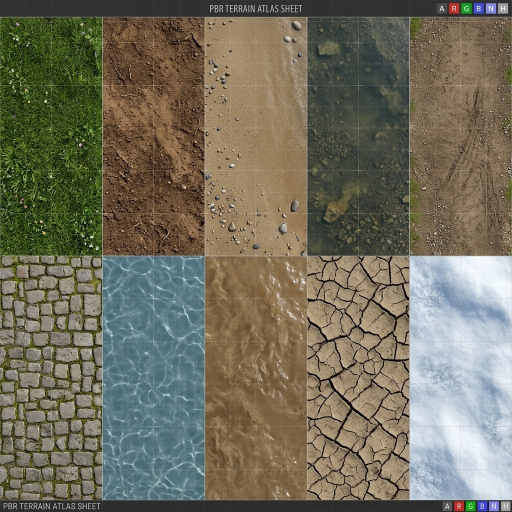
#> input picture Tools/terrain_atlas.jpg, 1024 x 1024 px, found by its file name (shown at 1/2 size)
$ python make_ground_tiles.py
#> lines starting #> are read from the running program, lines starting #| are printed output that depends on the picture
"""Cuts Tools/terrain_atlas.jpg (a 5x2 sheet of PBR ground textures) into seamless 256px square tiles under
Assets/Textures/Ground/terrain_*.png. The sheet has a preview grid drawn over every tile; it is painted out first.
Needs Pillow and numpy:  python3 Tools/make_ground_tiles.py"""
from PIL import Image
import numpy as np

ATLAS = 'Tools/terrain_atlas.jpg'
OUT = 'Assets/Textures/Ground/'
COLS = [(0, 204), (206, 408), (411, 612), (615, 817), (820, 1024)]
ROWS = [(36, 509), (513, 998)]
# The preview grid drawn over every tile: verticals at these x, horizontals every 42.55 px from these y (per sheet row).
VLINES = [50, 101, 152]
HSTART, HSTEP = [6.5, 41.5], 42.55
# name: (column, row, x, y, side) - the square cut from the tile.
TILES = {
    'grass': (0, 0, 5, 20, 190), 'dirt': (1, 0, 5, 20, 190), 'sand': (2, 0, 0, 150, 150),
    'pondbed': (3, 0, 5, 20, 190), 'path': (4, 0, 5, 20, 190), 'cobble': (0, 1, 5, 20, 190),
    'water': (1, 1, 5, 20, 190), 'flood': (2, 1, 5, 100, 190), 'mud': (3, 1, 5, 150, 190), 'snow': (4, 1, 5, 20, 190),
}
SIZE = 256
# How many pixels each side of a grid line get repaired: smooth textures need a wide repair; a busy one shows a wide
# repair as a smear, so it gets only the line itself. Tiles not listed have no visible grid.
REACH = {'pondbed': 3, 'water': 3, 'flood': 3, 'snow': 3, 'grass': 1, 'dirt': 1, 'sand': 1, 'path': 1}


def bridge(t, centre, axis, reach):
    """Replaces the few pixels round a grid line with a blend of the pixels either side of it."""
    c = int(round(centre))
    lo, hi = c - reach, c + reach + 1
    n = t.shape[axis]
    if lo < 0 or hi >= n:
        return
    for i in range(lo + 1, hi):
        w = (i - lo) / (hi - lo)
        if axis == 1:
            t[:, i] = t[:, lo] * (1 - w) + t[:, hi] * w
        else:
            t[i] = t[lo] * (1 - w) + t[hi] * w


def paint_out(t, row, reach):
    t = t.astype(float)
    for x in VLINES:
        bridge(t, x, 1, reach)
    y = HSTART[row]
    while y < t.shape[0]:
        bridge(t, y, 0, reach)
        y += HSTEP
    return t


def seamless(a):
    """Blends the picture with a half-shifted copy of itself, so its edges meet."""
    n = a.shape[0]
    ramp = 1 - np.abs(np.linspace(-1, 1, n))
    mask = np.clip(np.minimum.outer(ramp, ramp) * 2.0, 0, 1)[..., None]
    shifted = np.roll(np.roll(a, n // 2, axis=0), n // 2, axis=1)
    return a * mask + shifted * (1 - mask)


atlas = np.asarray(Image.open(ATLAS).convert('RGB'))
#> atlas is the input picture: shape (1024, 1024, 3); mean R, G, B 114.7, 110.5, 93.1
for name, (c, r, x, y, side) in TILES.items():
    x0, x1 = COLS[c]
    y0, y1 = ROWS[r]
    tile = paint_out(atlas[y0:y1, x0:x1], r, REACH[name]) if name in REACH else atlas[y0:y1, x0:x1].astype(float)
    square = tile[y:y + side, x:x + side]
    out = np.clip(seamless(square), 0, 255).astype(np.uint8)
    Image.fromarray(out).resize((SIZE, SIZE), Image.LANCZOS).save(f'{OUT}terrain_{name}.png', optimize=True)
    print(name)
#> this loop made 10 passes
#> pass 1, in paint_out, `t = t.astype(float)`:
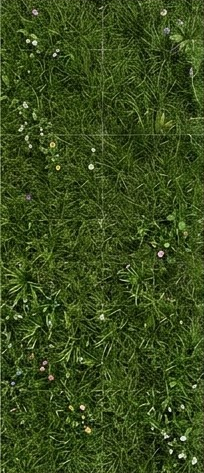
#> t: shape (473, 204, 3) float64; mean of channels 0, 1, 2 57, 75.8, 29.1; drawn as R, G, B
#> pass 1, `tile = paint_out(atlas[y0:y1, x0:x1], r, REACH[name]) if name in REACH..`:
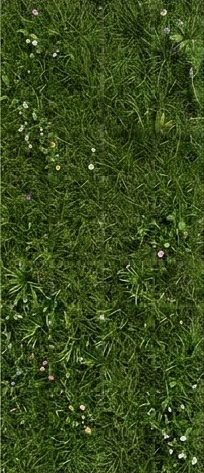
#> tile: shape (473, 204, 3) float64; mean of channels 0, 1, 2 56.4, 75.2, 28.5; drawn as R, G, B
#> pass 1, `square = tile[y:y + side, x:x + side]`:
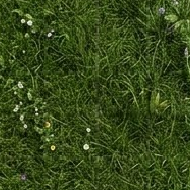
#> square: shape (190, 190, 3) float64; mean of channels 0, 1, 2 54.9, 73.5, 26.8; drawn as R, G, B
#> pass 1, in seamless, `shifted = np.roll(np.roll(a, n // 2, axis=0), n // 2, axis=1)`:
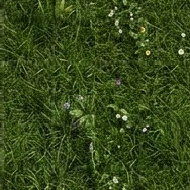
#> shifted: shape (190, 190, 3) float64; mean of channels 0, 1, 2 54.9, 73.5, 26.8; drawn as R, G, B
#> after the loop:
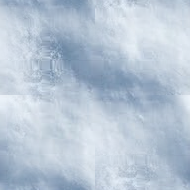
#> out: shape (190, 190, 3); mean R, G, B 183.4, 197.8, 213.2
#> after the loop:
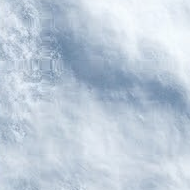
#> square: shape (190, 190, 3) float64; mean R, G, B 190.3, 203.7, 217.9
